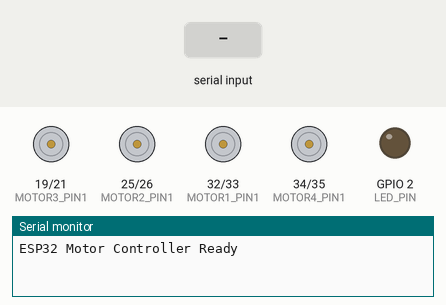
The sketch below on a simulated ESP32. Parts: motor-driver pin pairs drawn as motors (green arrow = first pin HIGH = forward, orange = second pin HIGH = backward, longer = more drive), output pins drawn as LEDs (lit = HIGH), the last lines printed to the serial monitor. The test bench sets the inputs (shaded band).

Above: at 1.2 s.
1.3 s: "MOVE:\n" received over Serial
At 2.4 s:
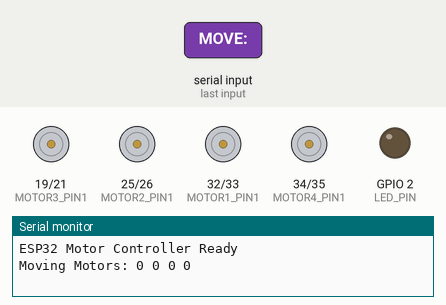
2.9 s: "MOVE:90\n" received over Serial
At 3.6 s:
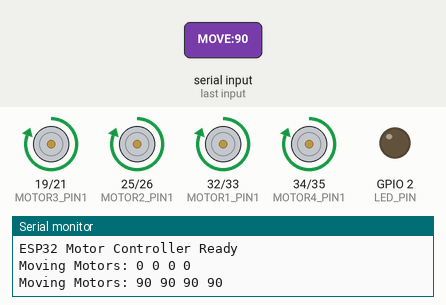
4.5 s: "MOVE: 45\n" received over Serial
At 6.0 s:
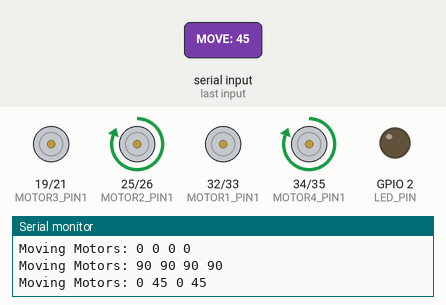
Timing chart, 0 to 7.5 s (numbered marks = the images above; inputs shaded):
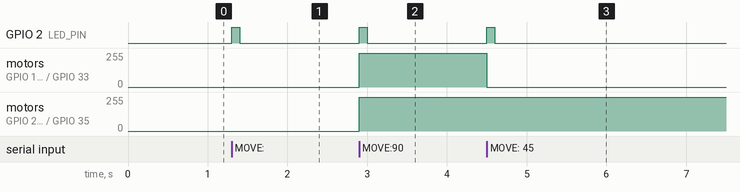

Measured:
- after the input at 1.3 s, GPIO 2 (LED_PIN): LOW → HIGH at once, → LOW 0.10 s later
- after the input at 2.9 s, GPIO 2 (LED_PIN): LOW → HIGH at once, → LOW 0.10 s later; motor on GPIO 19 (MOTOR3_PIN1) / GPIO 21 (MOTOR3_PIN2), motor on GPIO 25 (MOTOR2_PIN1) / GPIO 26 (MOTOR2_PIN2), motor on GPIO 32 (MOTOR1_PIN1) / GPIO 33 (MOTOR1_PIN2), motor on GPIO 34 (MOTOR4_PIN1) / GPIO 35 (MOTOR4_PIN2): stopped → forward 255/255 at once
- after the input at 4.5 s, GPIO 2 (LED_PIN): LOW → HIGH at once, → LOW 0.10 s later; motor on GPIO 19 (MOTOR3_PIN1) / GPIO 21 (MOTOR3_PIN2), motor on GPIO 32 (MOTOR1_PIN1) / GPIO 33 (MOTOR1_PIN2): forward 255/255 → stopped at once

The sketch:

defaultledrun2.ino
```cpp
#include <Arduino.h>

// Motor Control Pins (adjust according to your wiring)
#define MOTOR1_PIN1 32
#define MOTOR1_PIN2 33
#define MOTOR2_PIN1 25  // (Note: You listed 25 earlier, but not in the latest list. Replace if needed)
#define MOTOR2_PIN2 26  // (Not in your list, using 19 instead)
#define MOTOR3_PIN1 19
#define MOTOR3_PIN2 21
#define MOTOR4_PIN1 34  // (Note: 34 is input-only on ESP32, cannot output PWM!)
#define MOTOR4_PIN2 35

// LED Pin (built-in LED is usually GPIO2)
#define LED_PIN 2

void setup() {
  Serial.begin(115200);

  // Initialize motor control pins
  pinMode(MOTOR1_PIN1, OUTPUT);
  pinMode(MOTOR1_PIN2, OUTPUT);
  pinMode(MOTOR2_PIN1, OUTPUT);
  pinMode(MOTOR2_PIN2, OUTPUT);
  pinMode(MOTOR3_PIN1, OUTPUT);
  pinMode(MOTOR3_PIN2, OUTPUT);
  pinMode(MOTOR4_PIN1, OUTPUT);
  pinMode(MOTOR4_PIN2, OUTPUT);

  // Initialize LED
  pinMode(LED_PIN, OUTPUT);
  digitalWrite(LED_PIN, LOW);

  Serial.println("ESP32 Motor Controller Ready");
}

void controlMotors(int m1, int m2, int m3, int m4) {
  // Motor 1
  digitalWrite(MOTOR1_PIN1, m1 > 0 ? HIGH : LOW);
  digitalWrite(MOTOR1_PIN2, m1 < 0 ? HIGH : LOW);

  // Motor 2
  digitalWrite(MOTOR2_PIN1, m2 > 0 ? HIGH : LOW);
  digitalWrite(MOTOR2_PIN2, m2 < 0 ? HIGH : LOW);

  // Motor 3
  digitalWrite(MOTOR3_PIN1, m3 > 0 ? HIGH : LOW);
  digitalWrite(MOTOR3_PIN2, m3 < 0 ? HIGH : LOW);

  // Motor 4 (Note: GPIO34 is INPUT-ONLY, so this may not work)
  digitalWrite(MOTOR4_PIN1, m4 > 0 ? HIGH : LOW);
  digitalWrite(MOTOR4_PIN2, m4 < 0 ? HIGH : LOW);

  // Blink LED to confirm command
  digitalWrite(LED_PIN, HIGH);
  delay(100);
  digitalWrite(LED_PIN, LOW);
}

void processCommand(String cmd) {
  if (cmd.startsWith("MOVE:")) {
    String values = cmd.substring(5);
    int space1 = values.indexOf(' ');
    int space2 = values.indexOf(' ', space1 + 1);
    int space3 = values.indexOf(' ', space2 + 1);

    int m1 = values.substring(0, space1).toInt();
    int m2 = values.substring(space1 + 1, space2).toInt();
    int m3 = values.substring(space2 + 1, space3).toInt();
    int m4 = values.substring(space3 + 1).toInt();

    controlMotors(m1, m2, m3, m4);
    Serial.print("Moving Motors: ");
    Serial.print(m1); Serial.print(" ");
    Serial.print(m2); Serial.print(" ");
    Serial.print(m3); Serial.print(" ");
    Serial.println(m4);
  }
  else if (cmd.startsWith("LIFT:")) {
    String direction = cmd.substring(5);
    if (direction == "UP") Serial.println("Lift UP");
    else if (direction == "DOWN") Serial.println("Lift DOWN");
  }
}

void loop() {
  if (Serial.available()) {
    String command = Serial.readStringUntil('\n');
    command.trim();
    processCommand(command);
  }
}
```
